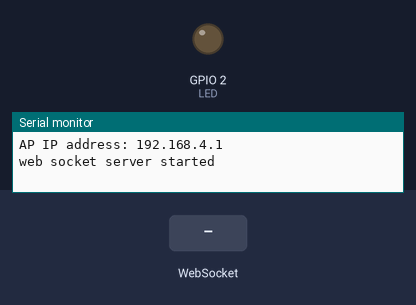
The sketch below on a simulated ESP8266 (NodeMCU). Shown: output pins drawn as LEDs (lit = HIGH), the last lines printed to the serial monitor. The inputs (shaded band) are chosen by the test bench.

Above: at 1.2 s.
1.3 s: WebSocket text "led1on" received
At 1.8 s:
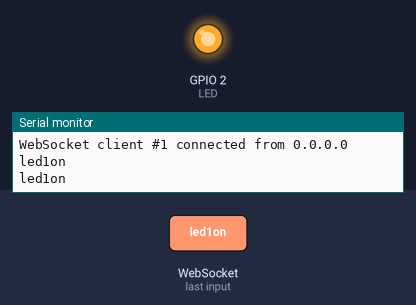
2.8 s: WebSocket text "led1off" received
At 4.2 s:
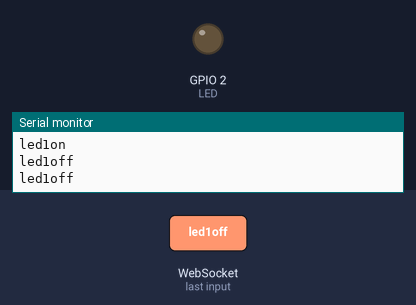
Timing chart, 0 to 5.8 s (numbered marks = the images above; inputs shaded):
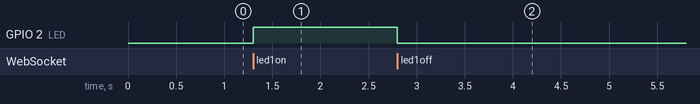

Measured:
- after the input at 1.3 s, GPIO 2 (LED): LOW → HIGH at once
- after the input at 2.8 s, GPIO 2 (LED): HIGH → LOW at once

The sketch:

simple_led_blink.ino
```cpp
#include <Arduino.h>
#ifdef ESP32
#include <WiFi.h>
#include <AsyncTCP.h>
#elif defined(ESP8266)
#include <ESP8266WiFi.h>
#include <ESPAsyncTCP.h>
#endif
#include <ESPAsyncWebServer.h>

#define LED 2
//use pin 16 for blink external LED bulb - more details please check video tutorial
//#define LED 16


const char* ssid     = "MyDevelopmentBoard WiFi";
const char* password = "12345678";

AsyncWebServer server(80);
AsyncWebSocket ws("/ws");

void setup() {
  pinMode(LED, OUTPUT);

  Serial.begin(115200);

  WiFi.softAP(ssid, password);
  IPAddress IP = WiFi.softAPIP();
  Serial.print("AP IP address: ");
  Serial.println(IP);

  ws.onEvent(onWebSocketEvent);
  server.addHandler(&ws);

  server.begin();
  Serial.println("web socket server started");
}

void loop() {
  ws.cleanupClients();
}


void onWebSocketEvent(AsyncWebSocket *server,
                      AsyncWebSocketClient *client,
                      AwsEventType type,
                      void *arg,
                      uint8_t *data,
                      size_t len)
{
  String cmd = "";
  switch (type)
  {
    case WS_EVT_CONNECT:
      Serial.printf("WebSocket client #%u connected from %s\n", client->id(), client->remoteIP().toString().c_str());
      ws.text(client->id(), String("connected"));
      break;
    case WS_EVT_DISCONNECT:
      Serial.printf("WebSocket client #%u disconnected\n", client->id());
      digitalWrite(LED, LOW);
      break;
    case WS_EVT_DATA:
      AwsFrameInfo *info;
      info = (AwsFrameInfo*)arg;
      if (info->final && info->index == 0 && info->len == len && info->opcode == WS_TEXT)
      {
        std::string myData = "";
        myData.assign((char *)data, len);
        Serial.println((char *)data);

        cmd = "";
        for (int i = 0; i < len; i++) {
          cmd = cmd + (char) data[i];
        } //merging payload to single string
        Serial.println(cmd);

        if (cmd == "led1on") {
          digitalWrite(LED, HIGH);
          ws.text(client->id(), String("led1on"));
        } else if (cmd == "led1off") {
          digitalWrite(LED, LOW);
          ws.text(client->id(), String("led1off"));
        }
      }
      break;
    case WS_EVT_PONG:
    case WS_EVT_ERROR:
      break;
    default:
      break;
  }
}
```
